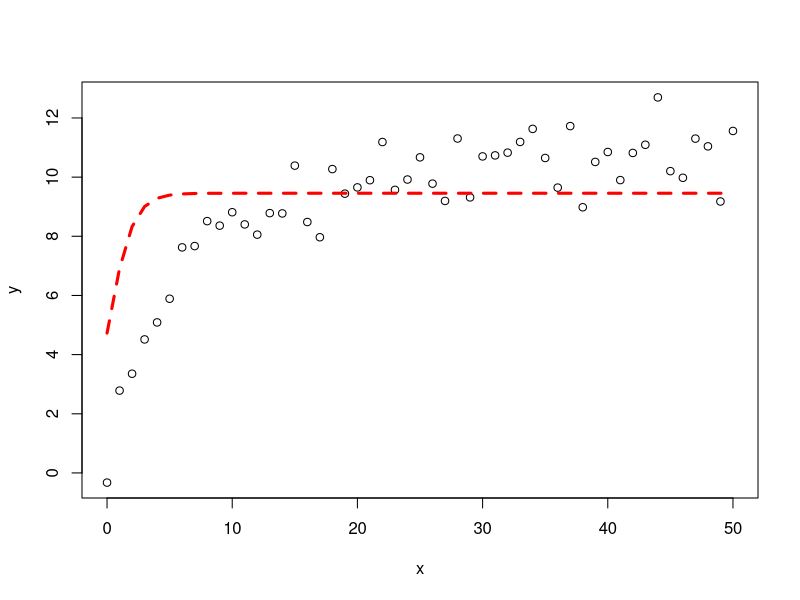

This figure's R source:
set.seed(20160227)
x<-seq(0,50,1)
y<-((runif(1,10,20)*x)/(runif(1,0,10)+x))+rnorm(51,0,1)
#for simple models nls find good starting values for the parameters even if it throw a warning
m<-nls(y~a/(1+exp(-x)))
#get some estimation of goodness of fit
cor(y,predict(m))


#plot
plot(x,y)
lines(x,predict(m),lty=2,col="red",lwd=3)
